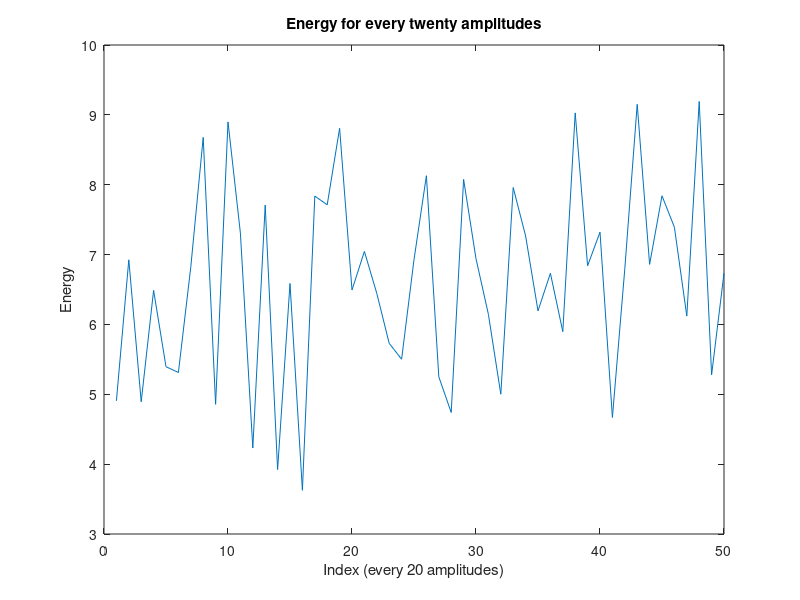

The MATLAB script that drew this image:
% Generate random signal
X = rand(1, 1000);

% Function to compute energy for every twenty amplitudes
function energies = compute_energy(signal)
    energies = [];
    for i = 1:20:length(signal)
        energy = sum(signal(i:min(i+19, end)).^2);
        energies = [energies, energy];
    end
end

% Compute energy
energies = compute_energy(X);

% Plotting
plot(energies);
xlabel('Index (every 20 amplitudes)');
ylabel('Energy');
title('Energy for every twenty amplitudes');